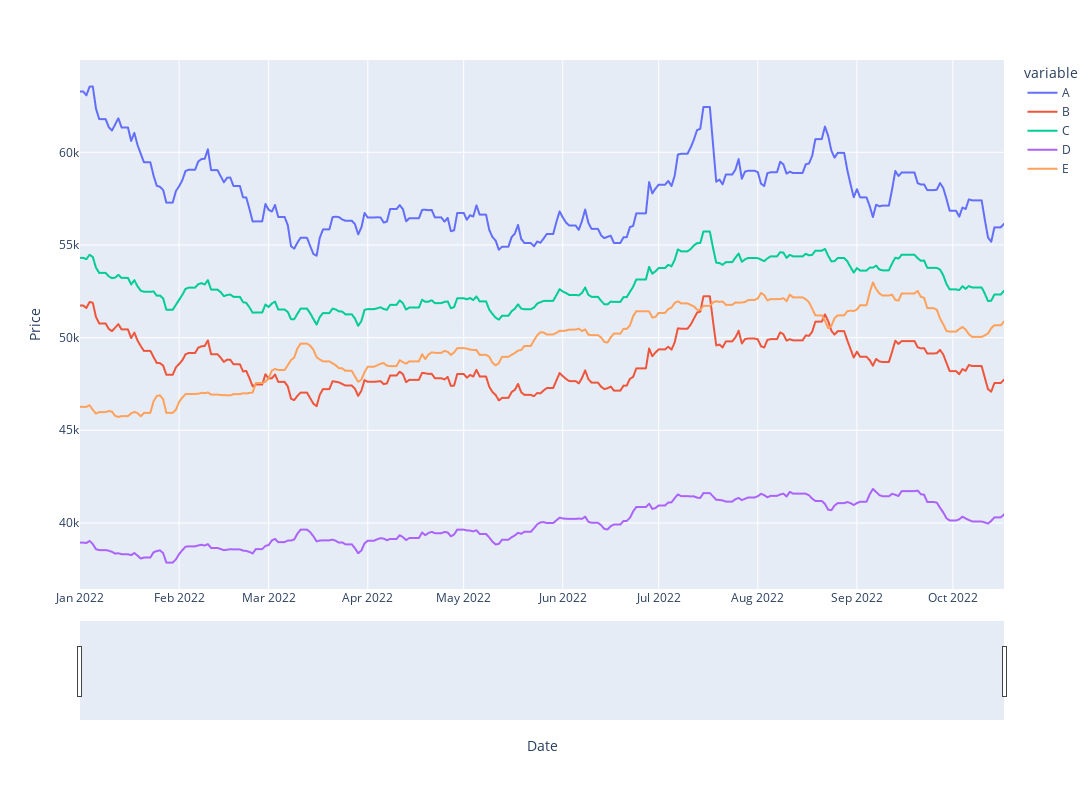

Notebook code for this chart:
### Markdown cell above
# Plot Price of Investments over Total Dataset

### Code cell
fig = px.line(mult_df, x=mult_df.index, y=mult_df.columns)
fig.update_xaxes(title="Date", rangeslider_visible=True)
fig.update_yaxes(title="Price")
fig.update_layout(height=800, width=1200, showlegend=True)
fig.show()

### Figure 1 — Plotly figure (JSON) as saved in the notebook; plotly's stock layout.template omitted (floating-point values rounded to 4 significant figures; data arrays with more than 128 entries replaced by an {"elided": "..."} marker saying what was removed)
{"data": [{"hovertemplate": "variable=A<br>Día=%{x}<br>value=%{y}<extra></extra>", "legendgroup": "A", "line": {"color": "#636efa", "dash": "solid"}, "marker": {"symbol": "circle"}, "mode": "lines", "name": "A", "showlegend": true, "type": "scattergl", "x": {"elided": "290 str values"}, "xaxis": "x", "y": {"elided": "290 float values"}, "yaxis": "y"}, {"hovertemplate": "variable=B<br>Día=%{x}<br>value=%{y}<extra></extra>", "legendgroup": "B", "line": {"color": "#EF553B", "dash": "solid"}, "marker": {"symbol": "circle"}, "mode": "lines", "name": "B", "showlegend": true, "type": "scattergl", "x": {"elided": "290 str values"}, "xaxis": "x", "y": {"elided": "290 float values"}, "yaxis": "y"}, {"hovertemplate": "variable=C<br>Día=%{x}<br>value=%{y}<extra></extra>", "legendgroup": "C", "line": {"color": "#00cc96", "dash": "solid"}, "marker": {"symbol": "circle"}, "mode": "lines", "name": "C", "showlegend": true, "type": "scattergl", "x": {"elided": "290 str values"}, "xaxis": "x", "y": {"elided": "290 float values"}, "yaxis": "y"}, {"hovertemplate": "variable=D<br>Día=%{x}<br>value=%{y}<extra></extra>", "legendgroup": "D", "line": {"color": "#ab63fa", "dash": "solid"}, "marker": {"symbol": "circle"}, "mode": "lines", "name": "D", "showlegend": true, "type": "scattergl", "x": {"elided": "290 str values"}, "xaxis": "x", "y": {"elided": "290 float values"}, "yaxis": "y"}, {"hovertemplate": "variable=E<br>Día=%{x}<br>value=%{y}<extra></extra>", "legendgroup": "E", "line": {"color": "#FFA15A", "dash": "solid"}, "marker": {"symbol": "circle"}, "mode": "lines", "name": "E", "showlegend": true, "type": "scattergl", "x": {"elided": "290 str values"}, "xaxis": "x", "y": {"elided": "290 float values"}, "yaxis": "y"}], "layout": {"height": 800, "legend": {"title": {"text": "variable"}, "tracegroupgap": 0}, "margin": {"t": 60}, "showlegend": true, "width": 1200, "xaxis": {"anchor": "y", "domain": [0, 1], "rangeslider": {"visible": true}, "title": {"text": "Date"}}, "yaxis": {"anchor": "x", "domain": [0, 1], "title": {"text": "Price"}}}}
